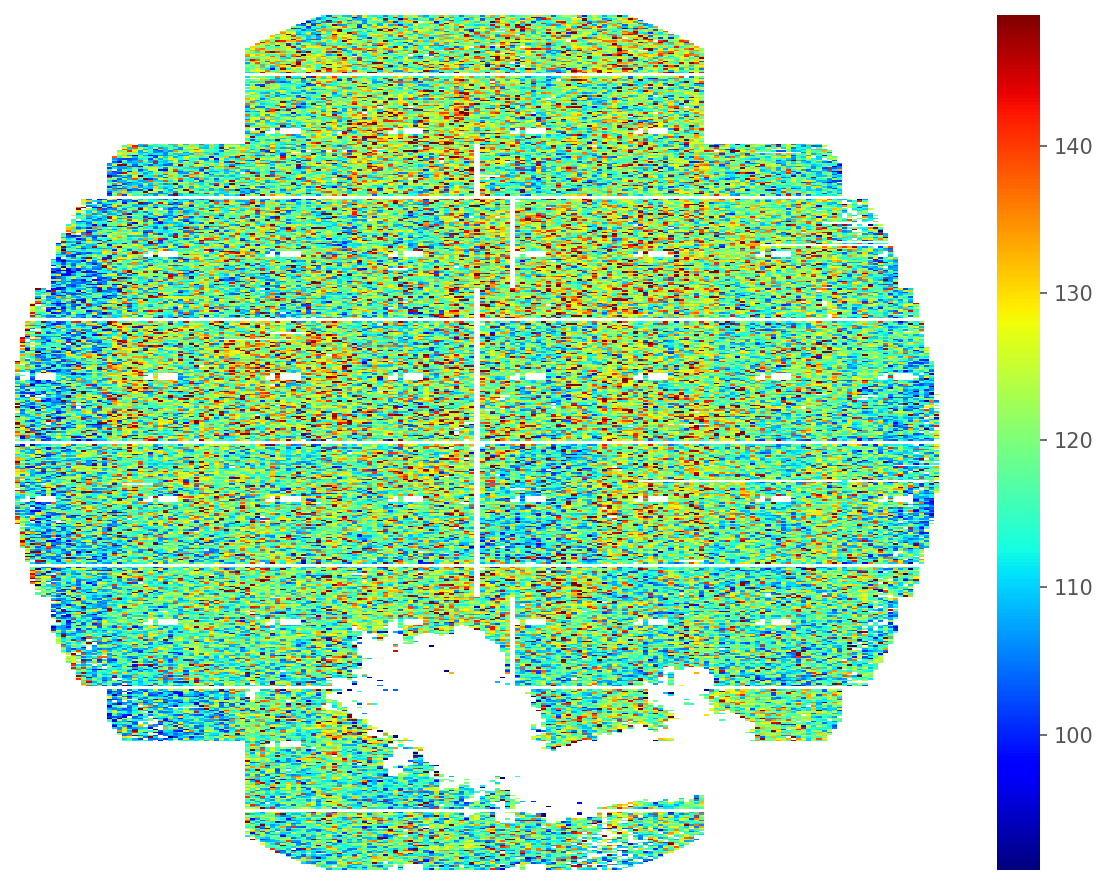

Write the Python code that produced this figure.
"""
Numerical Heatmap `num_heatmap`
=================================
> WaferMap for Numerical Variable

`num_heatmap` uses the colormap `jet` which present high value with hot color(red) and low value with cold value(blue). This example demonstrates how to use the sample data to create simple WaferMap at ease.  `MAP_ROW` & `MAP_COL` are the default value for wafer `row` & `col`, need be replaced if it's different from your data.

"""

import numpy as np
from wfmap.data import load_data
from wfmap import num_heatmap
import matplotlib.pyplot as plt

data = load_data()
ax = num_heatmap(data, 'MR')
plt.tight_layout()


# %%
# Usually, the range of colorbar is auto inferred by majority of center population, which suggests the range might not be consistent for the same parameter by different wafers. If you want to have more subtle colorbar control, you can provide the est.sigma of value `vsigma` or value range `vrange` to keep the colorbar to have a fixed range.


def auto_vlim(series, majority=94, n_sigma=3, vsigma=None, vrange=None):
    """
    Infer the best range of a series for plotting
    """
    low, high = np.percentile(series.dropna(), [50-majority/2, 50+majority/2])
    centers = series.where((series >= low) & (series <= high), np.nan)
    if vsigma == None:
        vsigma = centers.std()
    if vrange:
        vmin = (low+high-vrange)/2
        vmax = (low+high+vrange)/2
    else:
        vmax = centers.mean()+n_sigma*vsigma
        vmin = centers.mean()-n_sigma*vsigma
    return vmin, vmax
